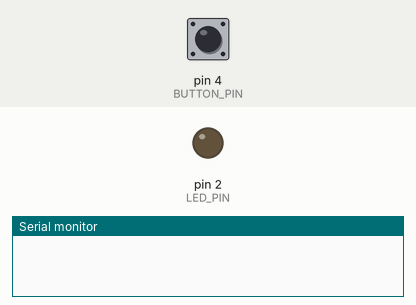
Simulated run of this sketch. Board: Arduino Uno, built with avr-gcc and run on an emulated ATmega328P. On the bench: output pins drawn as LEDs (lit = HIGH), the last lines printed to the serial monitor. Inputs (shaded band) come from the test bench; at power-on: pin 4 (BUTTON_PIN) HIGH.

Above: at 1.2 s.
1.3 s: pin 4 (BUTTON_PIN) pulled LOW for 0.15 s
At 1.37 s:
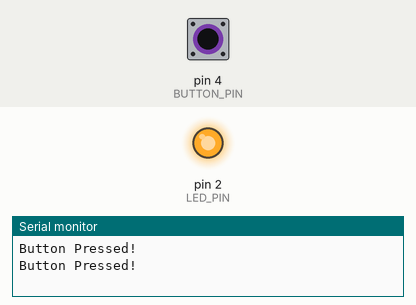
2.9 s: pin 4 (BUTTON_PIN) pulled LOW for 3.2 s
At 6.9 s:
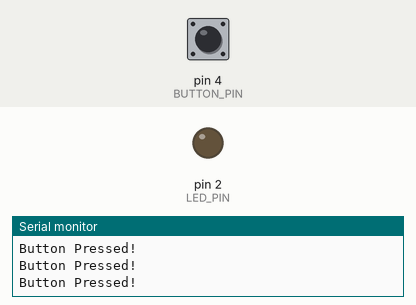
Timing chart, 0 to 8.4 s (numbered marks = the images above; inputs shaded):
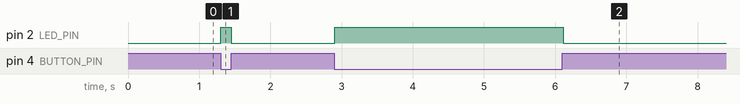

Measured:
- after the input at 1.3 s, pin 2 (LED_PIN): LOW → HIGH at once, → LOW 0.15 s later
- after the input at 2.9 s, pin 2 (LED_PIN): LOW → HIGH at once, → LOW 3.2 s later

The sketch:

push_button.ino
```cpp
#define BUTTON_PIN  4
#define LED_PIN     2

void setup() {
  pinMode(BUTTON_PIN, INPUT_PULLUP);
  pinMode(LED_PIN, OUTPUT);

  Serial.begin(115200);
}

void loop() {
  int buttonState = digitalRead(BUTTON_PIN);


  if (buttonState == LOW)
  {
    digitalWrite(LED_PIN, HIGH);
    Serial.println("Button Pressed!");
  } else {
    digitalWrite(LED_PIN, LOW);
  }

  delay(50);
}
```
